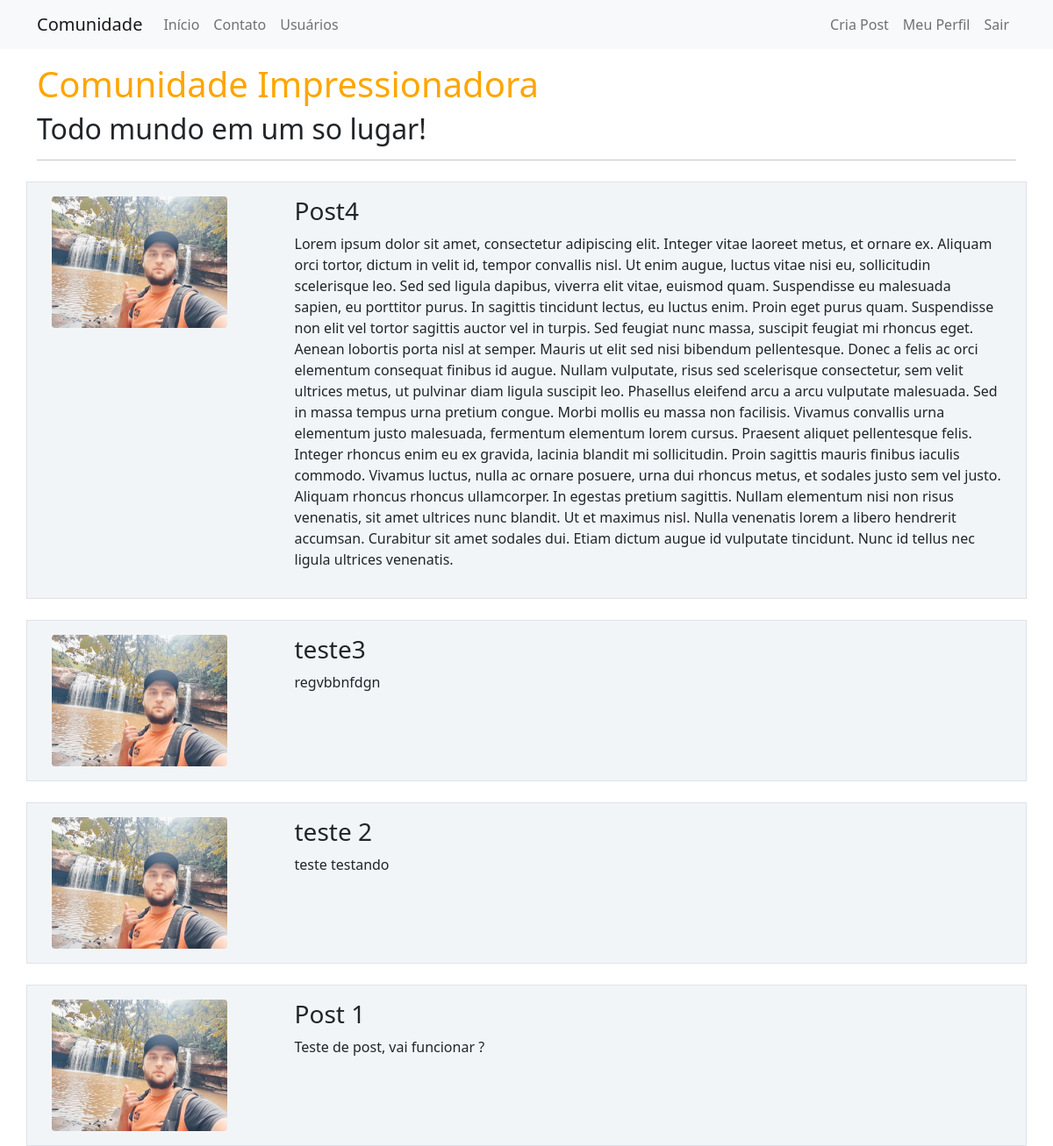
The app's page / (signed in) with its own data.
### comunidadeimpressionadora/model.py (models this page shows)
class Post(database.Model):
    id = database.Column(database.Integer, primary_key=True)
    titulo = database.Column(database.String, nullable=False)
    corpo = database.Column(database.String, nullable=False)
    data_criacao = database.Column(database.DateTime, nullable=False, default=datetime.utcnow)
    id_usuario = database.Column(database.Integer, database.ForeignKey('usuario.id'), nullable=False)

class Usuario(database.Model, UserMixin):
    id = database.Column(database.Integer, primary_key=True)
    username = database.Column(database.String, nullable=False)
    email = database.Column(database.String, nullable=False, unique=True)
    senha = database.Column(database.String, nullable=False)
    foto_perfil = database.Column(database.String, default='default.jpg')
    post = database.relationship('Post', backref='autor', lazy=True)
    cursos = database.Column(database.String, default='usuario não informado', nullable=False)

### comunidadeimpressionadora/routes.py (the view)
@app.route("/")
def inicio():
    posts = Post.query.order_by(Post.id.desc())
    return render_template('home.html', posts=posts)

### comunidadeimpressionadora/model.py (called while the page is built)
@login_manager.user_loader
def load_usuario(id_usuario):
    return Usuario.query.get(int(id_usuario))

### comunidadeimpressionadora/templates/home.html
{%extends'base.html'%}
{%block body%}
<div class="container mt-3">
    <h1 style="color:orange"> Comunidade Impressionadora </h1>
    <h2>Todo mundo em um so lugar!</h2>
    <hr>
    {% for post in posts%}
    <div class="row border mt-4 p-3 meupost">
        <div class="col col-3">
            <div class="image pe-2"><img src="{{ post.autor.foto_perfil }}" class="rounded" width="200"></div>
        </div>
        <div class="col col-9">
            <h3>{{ post.titulo}}</h3>
            <p>{{ post.corpo }}</p>
        </div>
    </div>
    {% endfor %}
</div>
{%endblock%}

### comunidadeimpressionadora/static/main.css (style rules this page uses)
.meupost { background: #f2f5f8 !important; }

### records on screen
Post: autor.foto_perfil (picture), titulo "Post4", corpo "Lorem ipsum dolor sit amet, consectetur adipiscing elit. Integer vitae laoreet metus, et ornare ex. Aliquam orci tortor, dictum in velit id, tempor convallis nisl. Ut enim augue, luctus vitae nisi eu, sollicitudin scelerisque leo. Sed sed ligula dapibus, viverra elit vitae, euismod quam. Suspendisse eu malesuada sapien, eu porttitor purus. In sagittis tincidunt lectus, eu luctus enim. Proin eget purus quam. Suspendisse non elit vel tortor sagittis auctor vel in turpis. Sed feugiat nunc massa, suscipit feugiat mi rhoncus eget. Aenean lobortis porta nisl at semper. Mauris ut elit sed nisi bibendum pellentesque. Donec a felis ac orci elementum consequat finibus id augue. Nullam vulputate,…"
Post: autor.foto_perfil (picture), titulo "teste3", corpo "regvbbnfdgn"
Post: autor.foto_perfil (picture), titulo "teste 2", corpo "teste testando"
Post: autor.foto_perfil (picture), titulo "Post 1", corpo "Teste de post, vai funcionar ?"
